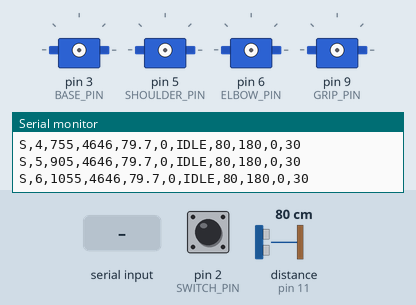
Recording of a sketch running on a simulated Arduino Uno, built with avr-gcc and run on an emulated ATmega328P. Shown: 4 × servo, the last lines printed to the serial monitor. Wiring (inferred from the names in the program): ultrasonic range finder: trigger pin 12; echo pin 11. The inputs (shaded band) are chosen by the test bench; at power-on: distance to the obstacle (sensor on pin 11) 80 cm, pin 2 (SWITCH_PIN) HIGH. The echo pulse lasts 58.3 µs per cm.

Above: at 1.2 s.
1.3 s: "START\n" received over Serial
At 2.3 s:
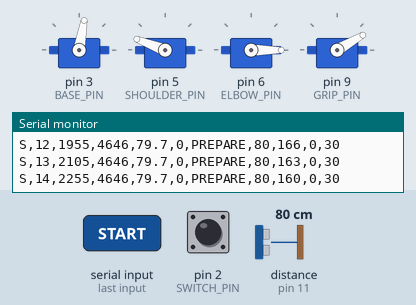
4.3 s: "STOP\n" received over Serial
At 4.3 s:
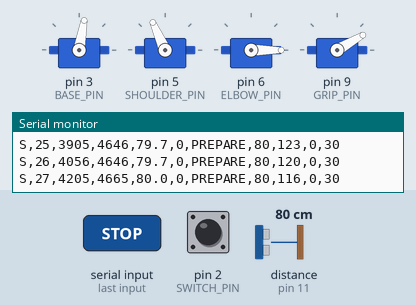
5.8 s: "START\n" received over Serial
At 6.4 s:
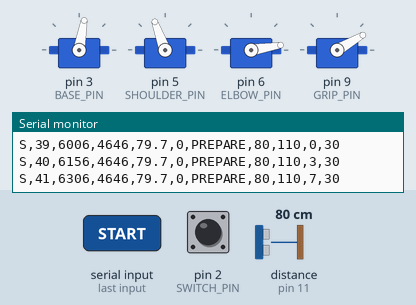
8.8 s: distance to the obstacle (sensor on pin 11) set to 4 cm
11.8 s: distance to the obstacle (sensor on pin 11) set to 6 cm
At 13.43 s:
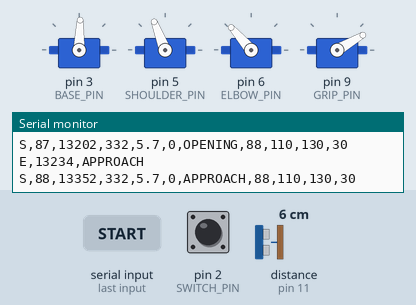
14.8 s: distance to the obstacle (sensor on pin 11) set to 2 cm
At 18.88 s:
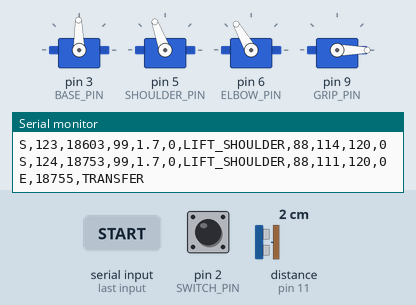
Timing chart, 0 to 21.1 s (numbered marks = the images above; inputs shaded):
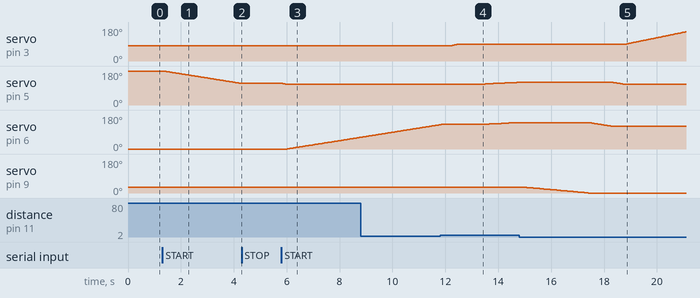

Measured:
- after the input at 1.3 s, servo on pin 5 (SHOULDER_PIN): moves from 180° to 114° over 2.9 s, starting after 0.06 s
- after the input at 4.3 s, servo on pin 5 (SHOULDER_PIN): stays 114° (without the input it goes to 113° after 0.03 s); servo on pin 6 (ELBOW_PIN): stays 0° (without the input it goes to 1° after 0.21 s)
- after the input at 5.8 s, servo on pin 5 (SHOULDER_PIN): 114° → 110° after 0.05 s; servo on pin 6 (ELBOW_PIN): moves from 0° to 62° over 2.8 s, starting after 0.23 s
- after the input at 11.8 s, servo on pin 5 (SHOULDER_PIN): moves from 110° to 120° over 1.3 s, starting after 1.6 s; servo on pin 9 (GRIP_PIN): stays 30° (without the input it goes to 29° after 1.6 s)
- after the input at 14.8 s, servo on pin 3 (BASE_PIN): moves from 88° to 154° over 2.3 s, starting after 4.0 s; servo on pin 9 (GRIP_PIN): moves from 30° to 0° over 2.3 s, starting after 0.28 s

The sketch:

ArmController.ino
```cpp
#include <Servo.h>

// Arduino Uno / original project pinout. Angles are commands, not feedback.
const byte BASE_PIN = 3, SHOULDER_PIN = 5, ELBOW_PIN = 6, GRIP_PIN = 9;
const byte TRIG_PIN = 12, ECHO_PIN = 11, SWITCH_PIN = 2;
const unsigned long SAMPLE_MS = 150, APPROACH_TIMEOUT_MS = 15000;
const byte INVALID_LIMIT = 10;
Servo baseServo, shoulderServo, elbowServo, gripServo;
int baseAngle = 80, shoulderAngle = 180, elbowAngle = 0, gripAngle = 30;
enum State { IDLE, PREPARE, SCAN, ALIGN, OPENING, APPROACH, CLOSE_GRIP,
             LIFT_ELBOW, LIFT_SHOULDER, TRANSFER, RELEASE, RETURN_SHOULDER,
             RETURN_ELBOW, RETURN_BASE, COMPLETE, FAULT };
State state = IDLE;
const char *stateName() {
  switch (state) {
    case IDLE: return "IDLE"; case PREPARE: return "PREPARE";
    case SCAN: return "SCAN"; case ALIGN: return "ALIGN";
    case OPENING: return "OPENING"; case APPROACH: return "APPROACH";
    case CLOSE_GRIP: return "CLOSE_GRIP"; case LIFT_ELBOW: return "LIFT_ELBOW";
    case LIFT_SHOULDER: return "LIFT_SHOULDER"; case TRANSFER: return "TRANSFER";
    case RELEASE: return "RELEASE"; case RETURN_SHOULDER: return "RETURN_SHOULDER";
    case RETURN_ELBOW: return "RETURN_ELBOW"; case RETURN_BASE: return "RETURN_BASE";
    case COMPLETE: return "COMPLETE"; default: return "FAULT";
  }
}
unsigned long lastSample = 0, lastStep = 0, stateAt = 0, sequence = 0;
float distanceCm = -1;
byte invalidCount = 0, votes = 0, samplesAtPosition = 0;
int direction = 1, alignTarget = 0;
bool attached = false;
char command[16]; byte commandLength = 0; bool commandOverflow = false;

void changeState(State next) {
  state = next; stateAt = millis(); lastStep = stateAt;
  Serial.print(F("E,")); Serial.print(stateAt); Serial.print(','); Serial.println(stateName());
}
void fault(const __FlashStringHelper *reason) {
  changeState(FAULT); Serial.print(F("F,")); Serial.println(reason);
}
void attachServos() {
  if (attached) return;
  // Establish the same initial commands as the baseline before attaching.
  baseAngle = 80; shoulderAngle = 180; elbowAngle = 0; gripAngle = 30;
  baseServo.write(baseAngle); shoulderServo.write(shoulderAngle);
  elbowServo.write(elbowAngle); gripServo.write(gripAngle);
  baseServo.attach(BASE_PIN); shoulderServo.attach(SHOULDER_PIN);
  elbowServo.attach(ELBOW_PIN); gripServo.attach(GRIP_PIN); attached = true;
}
bool stepServo(Servo &servo, int &angle, int target, unsigned long interval) {
  if (angle == target) return true;
  if (millis() - lastStep >= interval) {
    angle += angle < target ? 1 : -1; servo.write(angle); lastStep = millis();
  }
  return angle == target;
}
void handleCommand() {
  if (!strcmp(command, "STOP")) {
    changeState(IDLE); Serial.println(F("A,STOP"));
  } else if (!strcmp(command, "START")) {
    if (state != IDLE && state != FAULT && state != COMPLETE) {
      Serial.println(F("N,BUSY")); return;
    }
    // On a restart, preserve last commanded positions; do not jump back to initial pose.
    attachServos(); votes = samplesAtPosition = invalidCount = 0; direction = 1;
    changeState(PREPARE); Serial.println(F("A,START"));
  } else if (!strcmp(command, "HELLO")) Serial.println(F("ARM,1"));
  else Serial.println(F("N,UNKNOWN"));
}
void readCommands() {
  while (Serial.available()) {
    char c = Serial.read();
    if (c == '\n') {
      command[commandLength] = 0;
      if (commandOverflow) Serial.println(F("N,TOO_LONG"));
      else if (commandLength) handleCommand();
      commandLength = 0; commandOverflow = false;
    } else if (c != '\r') {
      if (commandLength < sizeof(command) - 1 && !commandOverflow) command[commandLength++] = c;
      else commandOverflow = true;
    }
  }
}
void sample() {
  digitalWrite(TRIG_PIN, LOW); delayMicroseconds(2);
  digitalWrite(TRIG_PIN, HIGH); delayMicroseconds(10); digitalWrite(TRIG_PIN, LOW);
  unsigned long echo = pulseIn(ECHO_PIN, HIGH, 30000);
  distanceCm = echo ? echo * 0.0343f / 2.0f : -1;
  unsigned long now = millis();
  Serial.print(F("S,")); Serial.print(sequence++); Serial.print(','); Serial.print(now);
  Serial.print(','); Serial.print(echo); Serial.print(','); Serial.print(distanceCm, 1);
  Serial.print(','); Serial.print(digitalRead(SWITCH_PIN) == LOW ? 1 : 0);
  Serial.print(','); Serial.print(stateName()); Serial.print(','); Serial.print(baseAngle);
  Serial.print(','); Serial.print(shoulderAngle); Serial.print(','); Serial.print(elbowAngle);
  Serial.print(','); Serial.println(gripAngle);
  if (state == SCAN) {
    samplesAtPosition++;
    if (distanceCm >= 2 && distanceCm <= 20) votes++;
    if (samplesAtPosition >= 3) {
      if (votes >= 2) { alignTarget = constrain(baseAngle + direction * 8, 0, 180); changeState(ALIGN); }
      else {
        if (baseAngle >= 180) direction = -1; else if (baseAngle <= 0) direction = 1;
        baseAngle = constrain(baseAngle + direction * 2, 0, 180); baseServo.write(baseAngle);
      }
      votes = samplesAtPosition = 0;
    }
  } else if (state == APPROACH) {
    if (distanceCm < 2 || distanceCm > 20) {
      if (++invalidCount >= INVALID_LIMIT) fault(F("RANGE_INVALID"));
    } else {
      invalidCount = 0;
      if (distanceCm <= 4) changeState(CLOSE_GRIP);
      else if (shoulderAngle >= 140 && elbowAngle >= 150) fault(F("APPROACH_LIMIT"));
      else {
        if (shoulderAngle < 140) shoulderServo.write(++shoulderAngle);
        if (elbowAngle < 150) elbowServo.write(++elbowAngle);
      }
    }
  }
}
void setup() {
  pinMode(TRIG_PIN, OUTPUT); digitalWrite(TRIG_PIN, LOW);
  pinMode(ECHO_PIN, INPUT); pinMode(SWITCH_PIN, INPUT_PULLUP);
  Serial.begin(9600); Serial.println(F("ARM,1"));
}
void loop() {
  readCommands();
  unsigned long now = millis();
  // Do not let a late sample restart movement or trigger closure after the deadline.
  if (state == APPROACH && now - stateAt >= APPROACH_TIMEOUT_MS) fault(F("APPROACH_TIMEOUT"));
  if (now - lastSample >= SAMPLE_MS) { lastSample = now; sample(); }
  switch (state) {
    case PREPARE:
      if (!stepServo(shoulderServo, shoulderAngle, 110, 45)) break;
      if (!stepServo(elbowServo, elbowAngle, 130, 45)) break;
      if (!stepServo(gripServo, gripAngle, 30, 80)) break;
      changeState(SCAN); break;
    case ALIGN: if (stepServo(baseServo, baseAngle, alignTarget, 35)) changeState(OPENING); break;
    case OPENING:
      if (stepServo(gripServo, gripAngle, 30, 80) && millis() - stateAt >= 800) {
        invalidCount = 0; changeState(APPROACH);
      } break;
    case APPROACH: break;
    case CLOSE_GRIP: if (stepServo(gripServo, gripAngle, 0, 80)) changeState(LIFT_ELBOW); break;
    case LIFT_ELBOW: if (stepServo(elbowServo, elbowAngle, 120, 45)) changeState(LIFT_SHOULDER); break;
    case LIFT_SHOULDER: if (stepServo(shoulderServo, shoulderAngle, 110, 45)) changeState(TRANSFER); break;
    case TRANSFER: if (stepServo(baseServo, baseAngle, 160, 35)) changeState(RELEASE); break;
    case RELEASE: if (stepServo(gripServo, gripAngle, 30, 80)) changeState(RETURN_SHOULDER); break;
    case RETURN_SHOULDER: if (stepServo(shoulderServo, shoulderAngle, 110, 45)) changeState(RETURN_ELBOW); break;
    case RETURN_ELBOW: if (stepServo(elbowServo, elbowAngle, 130, 45)) changeState(RETURN_BASE); break;
    case RETURN_BASE: if (stepServo(baseServo, baseAngle, 80, 35)) changeState(COMPLETE); break;
    default: break;
  }
}
```
